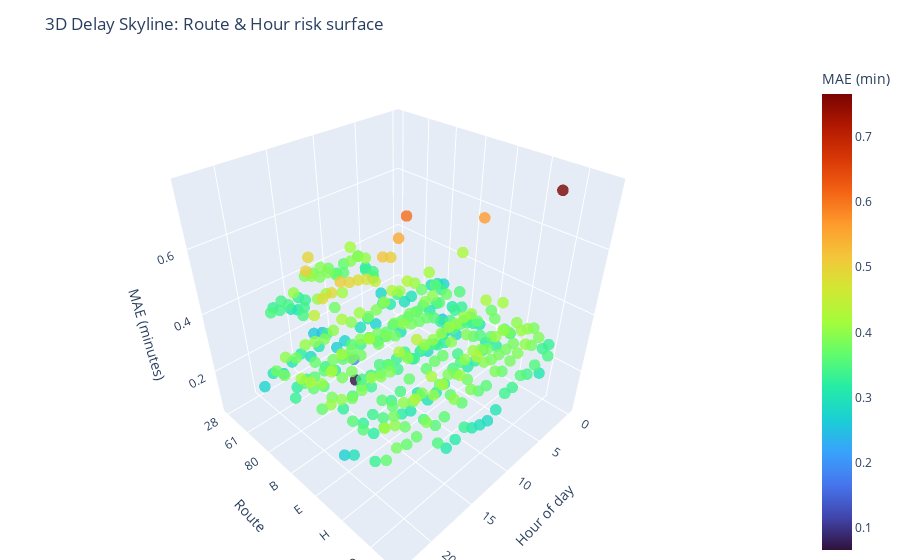

Here is the notebook cell this chart was saved with:
### Markdown cell above
## Delay Skyline (Route × Hour)

### Code cell
route_hour = (features
    .groupby(['rt', 'hour'])['api_prediction_error']
    .apply(lambda s: np.abs(s).mean())
    .reset_index(name='mae')
)

route_hour['route'] = route_hour['rt'].astype(str)

fig = go.Figure(data=[
    go.Scatter3d(
        x=route_hour['hour'],
        y=route_hour['route'],
        z=route_hour['mae'],
        mode='markers',
        marker=dict(
            size=4,
            color=route_hour['mae'],
            colorscale='Turbo',
            opacity=0.8,
            colorbar=dict(title='MAE (min)')
        )
    )
])
fig.update_layout(
    scene=dict(
        xaxis_title='Hour of day',
        yaxis_title='Route',
        zaxis_title='MAE (minutes)'
    ),
    title='3D Delay Skyline: Route & Hour risk surface',
    margin=dict(l=0, r=0, b=0, t=60)
)
fig.show()

### Figure 1 — Plotly figure (JSON) as saved in the notebook; plotly's stock layout.template omitted (floating-point values rounded to 4 significant figures; data arrays with more than 128 entries replaced by an {"elided": "..."} marker saying what was removed)
{"data": [{"marker": {"color": {"elided": "335 float values"}, "colorbar": {"title": {"text": "MAE (min)"}}, "colorscale": [[0, "#30123b"], [0.07143, "#4145ab"], [0.1429, "#4675ed"], [0.2143, "#39a2fc"], [0.2857, "#1bcfd4"], [0.3571, "#24eca6"], [0.4286, "#61fc6c"], [0.5, "#a4fc3b"], [0.5714, "#d1e834"], [0.6429, "#f3c63a"], [0.7143, "#fe9b2d"], [0.7857, "#f36315"], [0.8571, "#d93806"], [0.9286, "#b11901"], [1, "#7a0402"]], "opacity": 0.8, "size": 4}, "mode": "markers", "type": "scatter3d", "x": {"elided": "335 int values"}, "y": {"elided": "335 str values"}, "z": {"elided": "335 float values"}}], "layout": {"margin": {"b": 0, "l": 0, "r": 0, "t": 60}, "scene": {"xaxis": {"title": {"text": "Hour of day"}}, "yaxis": {"title": {"text": "Route"}}, "zaxis": {"title": {"text": "MAE (minutes)"}}}, "title": {"text": "3D Delay Skyline: Route & Hour risk surface"}}}
